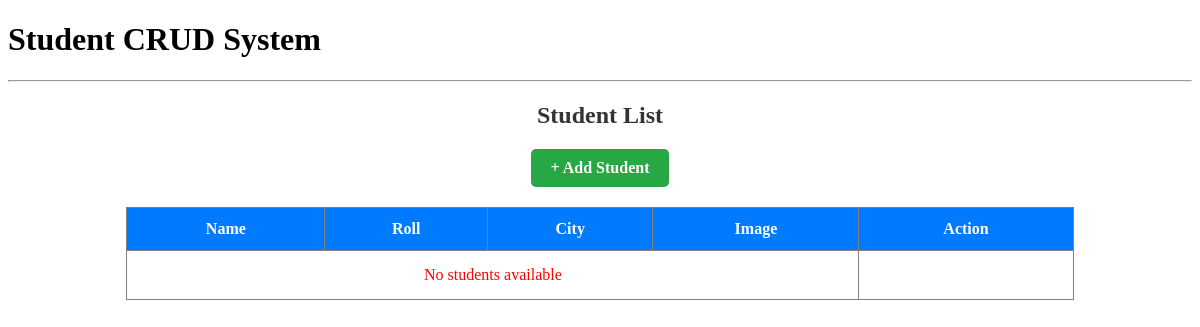
The app's page /students, older data.
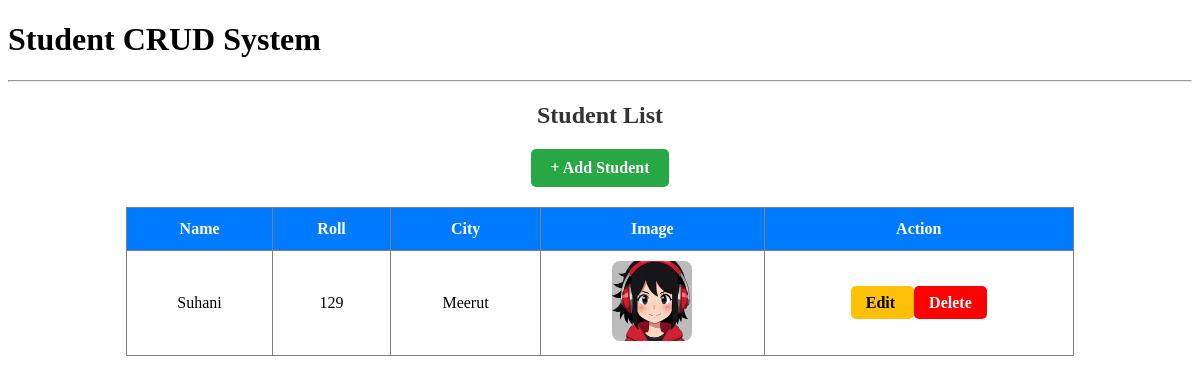
The same page, newer data.
### crud_app/models.py (models this page shows, shortened)
class Student(models.Model):
    std_name = models.CharField(max_length=100)
    std_roll = models.IntegerField()
    std_image = models.ImageField(upload_to='students/')
    std_city = models.CharField(max_length=100)

### crud_app/views.py (the view)
# urls.py: path('students', student_list, name='student_list'),
def student_list(request):
    students = Student.objects.all()
    return render(request, 'student_list.html', {'students': students})

### crud_app/templates/student_list.html
{% extends 'main.html' %}
{% block content %}
<div style="width: 80%; margin: auto; text-align: center;">
    <h2 style="margin-bottom: 20px; color: #333;">Student List</h2>
    <a href="{% url 'add_student' %}" style="display: inline-block;
              margin-bottom: 20px;
              padding: 10px 20px;
              background-color: #28a745;
              color: white;
              text-decoration: none;
              border-radius: 5px;
              font-weight: bold;">
        + Add Student
    </a>
    <table border="1" style="width: 100%; border-collapse: collapse; text-align: center;">
        <tr style="background-color: #007bff; color: white;">
            <th style="padding: 12px;">Name</th>
            <th style="padding: 12px;">Roll</th>
            <th style="padding: 12px;">City</th>
            <th style="padding: 12px;">Image</th>
            <th style="padding: 12px;">Action</th>
        </tr>
        {% for i in students %}
        <tr>
            <td style="padding: 10px;">{{ i.std_name }}</td>
            <td style="padding: 10px;">{{ i.std_roll }}</td>
            <td style="padding: 10px;">{{ i.std_city }}</td>
            <td style="padding: 10px;">
                {% if i.std_image %}
                <img src="{{ i.std_image.url }}" width="80" height="80" style="border-radius: 8px;">
                {% else %}
                No Image
                {% endif %}
            </td>
            <td>
                <a href="{% url 'edit_student' i.id %}" style="padding: 8px 15px;
          background-color: #ffc107;
          color: black;
          text-decoration: none;
          border-radius: 5px;
          font-weight: bold;">
                    Edit
                </a>
                <a href="{% url 'delete_student' i.id %}"
                    onclick="return confirm('Are you sure you want to delete this student?')" style="padding: 8px 15px;
          background-color: red;
          color: white;
          text-decoration: none;
          border-radius: 5px;
          font-weight: bold;">
                    Delete
                </a>
            </td>
        </tr>
        {% empty %}
        <tr>
            <td colspan="4" style="padding: 15px; color: red;">No students available</td>
        </tr>
        {% endfor %}
    </table>
</div>
{% endblock %}

Row changes from the older to the newer data that the page shows:
added Student: std_name "Suhani", std_roll "129", std_city "Meerut", std_image (picture)
Text that changed along with them:
text no longer shown: "No students available"
